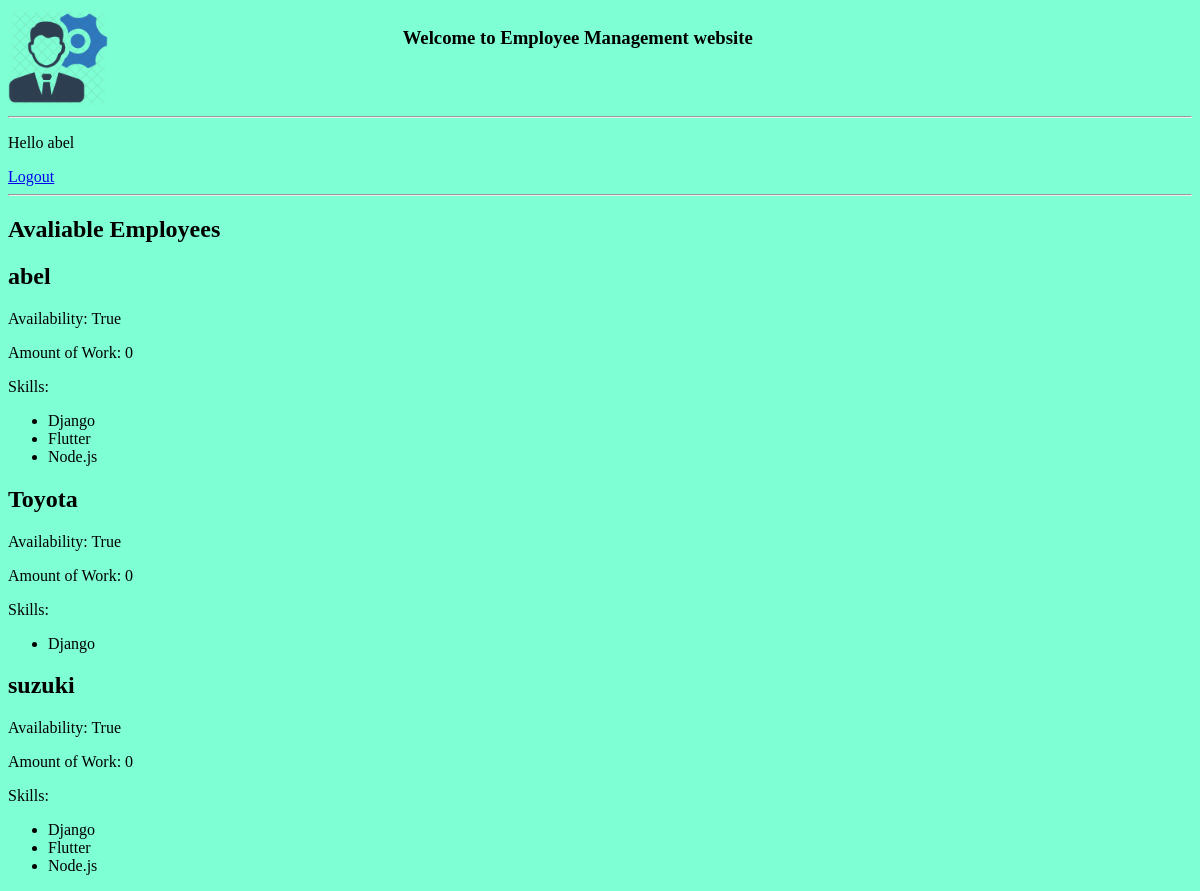
The page /avaliable/ (signed in) on the database its author committed.
### base/models.py (models this page shows, shortened)
class Employee(models.Model):
    name = models.CharField(max_length=100)
    availability = models.BooleanField(default=False)
    amount_of_work = models.IntegerField(default=0)
    skills = models.ManyToManyField(Skill)
    email=models.EmailField(null=True)

class Skill(models.Model):
    name = models.CharField(max_length=100)

### base/views.py (the view)
# urls.py: path('avaliable/',views.avaliable,name='avaliable'),
def avaliable(request):
    page='avaliable'
    employees=Employee.objects.filter(availability=True)
    context={'employees':employees,'page':page}
    return render(request,'base/avaliable.html',context)

### base/templates/base/avaliable.html
{% extends 'main.html' %}
{% block content %}
    {% if page == 'avaliable' %}
    <h2>Avaliable Employees</h2>
    {% elif page == 'allemployees' %}
    <h2>All Employees</h2>
    {% endif %}
    {% for employee in employees %}
    <h2>{{ employee.name }}</h2>
    <p>Availability: {{ employee.availability }}</p>
    <p>Amount of Work: {{ employee.amount_of_work }}</p>
    <p>Skills:</p>
    <ul>
        {% for skill in employee.skills.all %}
            <li>{{ skill.name }}</li>
        {% endfor %}
    </ul>
    {% endfor %}
{% endblock content %}

### templates/navbar.html
<div>
    {% if request.user.is_authenticated %}
    <p>Hello {{request.user}}</p>
    <a href="{% url 'logout' %}">Logout</a>
    <hr>
    {% else %}
    <a href="{% url 'login' %}">Login</a>
    <hr>
    {% endif %}
  </div>

### static/styles/main.css (style rules this page uses)
body { background-color: aquamarine; }

### rows shown on the page
Employee: name "abel", availability "True", amount_of_work "0"
Skill: name "Django"
Skill: name "Flutter"
Skill: name "Node.js"
Employee: name "Toyota", availability "True", amount_of_work "0"
Employee: name "suzuki", availability "True", amount_of_work "0"

### other values the page prints
{{ request.user }} "abel"
